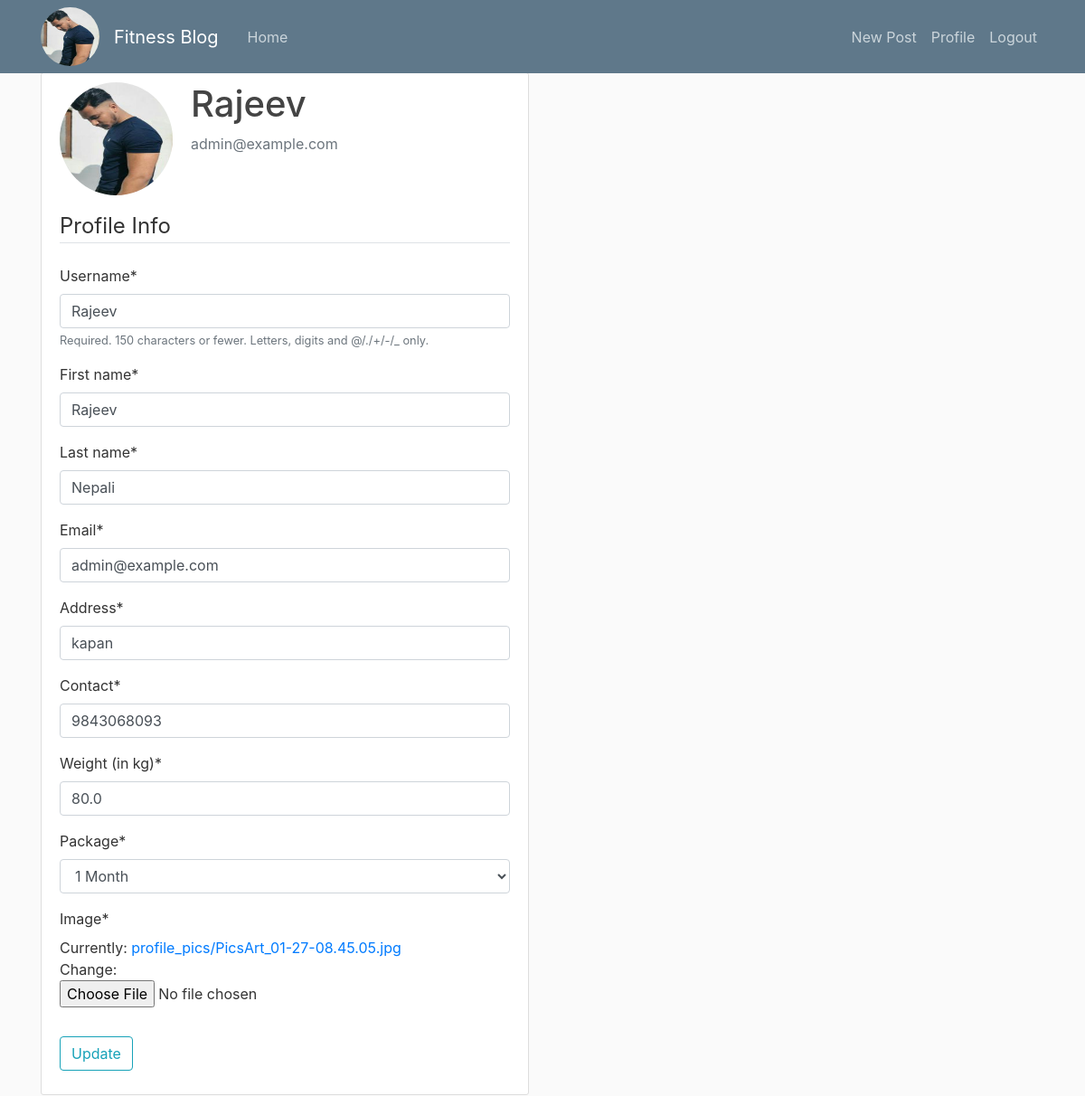
Screenshot of /profile/ (signed in) with the database file from the repository.
### users/models.py (models this page shows, shortened)
class CustomUsers(AbstractUser):
    address = models.CharField(max_length=100)
    contact = models.CharField(max_length=20, null=True, blank=True)
    weight = models.FloatField(null=True, blank=True)
    PACKAGE = (
        ('1', '1 Month'),
        ('3', '3 Months'),
        ('6', '6 Months'),
        ('12', '12 Months'),
    )
    package = models.CharField(max_length=20,choices=PACKAGE, default=1)

class Profile(models.Model):
    user = models.OneToOneField(CustomUsers, on_delete=models.CASCADE, related_name='Profile')
    image = models.ImageField(default='media\default.jpg', upload_to='profile_pics')

### users/views.py (the view)
# urls.py: path('profile/', user_views.profile, name='profile'),
@login_required
def profile(request):
    profile = Profile.objects.get(user=CustomUsers.objects.get(username = request.user.username))
    if request.method == 'POST':
        u_form = UserUpdateForm(request.POST, instance=request.user)
        p_form = ProfileUpdateForm(request.POST,
                                   request.FILES,
                                   instance=profile)
        if u_form.is_valid() and p_form.is_valid ():
            u_form.save()
            p_form.save()
            messages.success(request, f'Your account has been updated!')
            return redirect('profile')
    else:
        u_form = UserUpdateForm(instance=request.user)
        p_form = ProfileUpdateForm(instance=profile)
    context = {
        'u_form': u_form,
        'p_form': p_form
    }
    return render(request, 'users/profile.html', context)

### users/forms.py
class UserUpdateForm(forms.ModelForm):
    first_name = forms.CharField(max_length=50)
    last_name = forms.CharField(max_length=50)
    email = forms.EmailField()
    address = forms.CharField(max_length=50)
    contact = forms.IntegerField()
    weight = forms.FloatField(label = 'Weight (in kg)')
    PACKAGE = (
        ('1', '1 Month'),
        ('3', '3 Months'),
        ('6', '6 Months'),
        ('12', '12 Months'),
    )
    package = forms.ChoiceField(choices=PACKAGE, required=True)
    class Meta:
        model = CustomUsers
        fields = ['username', 'first_name', 'last_name', 'email', 'address', 'contact', 'weight', 'package']

class ProfileUpdateForm(forms.ModelForm):
    class Meta:
        model = Profile
        fields = ['image']

### users/templates/users/profile.html (shortened to what this page needs)
{% extends "member/base.html" %}
{% load static %}
{% load crispy_forms_tags %}
{% block content %}
    <div class="content-section">
        <div class="media">
        {% if request.user.Profile.image %}
        <img class="rounded-circle account-img" src="{{ user.Profile.image.url }}">
        {% else %}
        <img class="rounded-circle account-img" src="{% static 'Photos/default.jpg' %}">
        {% endif %}
        <div class="media-body">
            <h2 class="account-heading">{{ user.username }}</h2>
            <p class="text-secondary">{{ user.email }}</p>
        </div>
        </div>
        <form method="POST" enctype="multipart/form-data">
                <fieldset class="form-group">
                    <legend class="border-bottom mb-4">Profile Info</legend>
                    {{ u_form|crispy }}
                    {{ p_form|crispy }}
                </fieldset>
                <div class="form-group">
                    <button class="btn btn-outline-info" type="submit">Update</button>
                </div>
         </form>
    </div>
{% endblock content %}

### member/templates/member/base.html (shortened to what this page needs)
{% load static %}
<!DOCTYPE html>
<html>
<head>
     <link rel="stylesheet" href="https://maxcdn.bootstrapcdn.com/bootstrap/4.0.0/css/bootstrap.min.css">
     <link rel="stylesheet" type="text/css" href="{% static 'member/main.css' %}">
</head>
<body>
        <header class="site-header">
                <nav class="navbar navbar-expand-md navbar-dark bg-steel fixed-top">
                  <div class="container">
                    {% if request.user.is_authenticated %}
                    {% if request.user.Profile.image %}
                    <a href="{% url 'profile' %}"><img class="rounded-circle article-img" src="{{ request.user.Profile.image.url }}" ></a>
                    {% else %}
                    <a href="{% url 'profile' %}"><img class="rounded-circle article-img" src="{% static 'Photos/default.jpg' %}" ></a>
                    {% endif %}
                    {% endif %}
                    <a class="navbar-brand mr-4" href="{% url 'member-home' %}">Fitness Blog</a>
                    <div class="collapse navbar-collapse" id="navbarToggle">
                      <div class="navbar-nav mr-auto">
                        <a class="nav-item nav-link" href="{% url 'member-home' %}">Home</a>
                      </div>
                      <div class="navbar-nav">
                        {% if user.is_authenticated %}
                        <a class="nav-item nav-link" href="{% url 'post-create' %}">New Post</a>
                        <a class="nav-item nav-link" href="{% url 'profile' %}">Profile</a>
                        <a class="nav-item nav-link" href="{% url 'logout' %}">Logout</a>
                        {% else %}
                          <a class="nav-item nav-link" href="{% url 'login' %}">Login</a>
                          <a class="nav-item nav-link" href="{% url 'register' %}">Register</a>
                        {% endif %}
                      </div>
                    </div>
                  </div>
                </nav>
              </header>
              <main role="main" class="container">
                    <div class="row">
                        {% if request.user.is_superuser %}
                      <div class="col-md-6">
                        {% else %}
                        <div class="col-md-8">
                          {% endif %}
                        {% block content %}{% endblock %}
                    </div>
                  </main>
</body>
</html>

### member/static/member/main.css (style rules this page uses)
body { background: #fafafa; color: #333333; margin-top: 5rem; }
h1, h2, h3, h4, h5, h6 { color: #444444; }
.bg-steel { background-color: #5f788a; }
.site-header .navbar-nav .nav-link { color: #cbd5db; }
.content-section { background: #ffffff; padding: 10px 20px; border: 1px solid #dddddd; border-radius: 3px; margin-bottom: 20px; }
.article-img { height: 65px; width: 65px; margin-right: 16px; }
.account-img { height: 125px; width: 125px; margin-right: 20px; margin-bottom: 16px; }
.account-heading { font-size: 2.5rem; }

### rows the page displays
CustomUsers: user.Profile.image (picture), Profile.image (picture), username "Rajeev", email "admin@example.com", first_name "Rajeev", last_name "Nepali", address "kapan", contact "9843068093", weight "80.0", package "1 Month"
